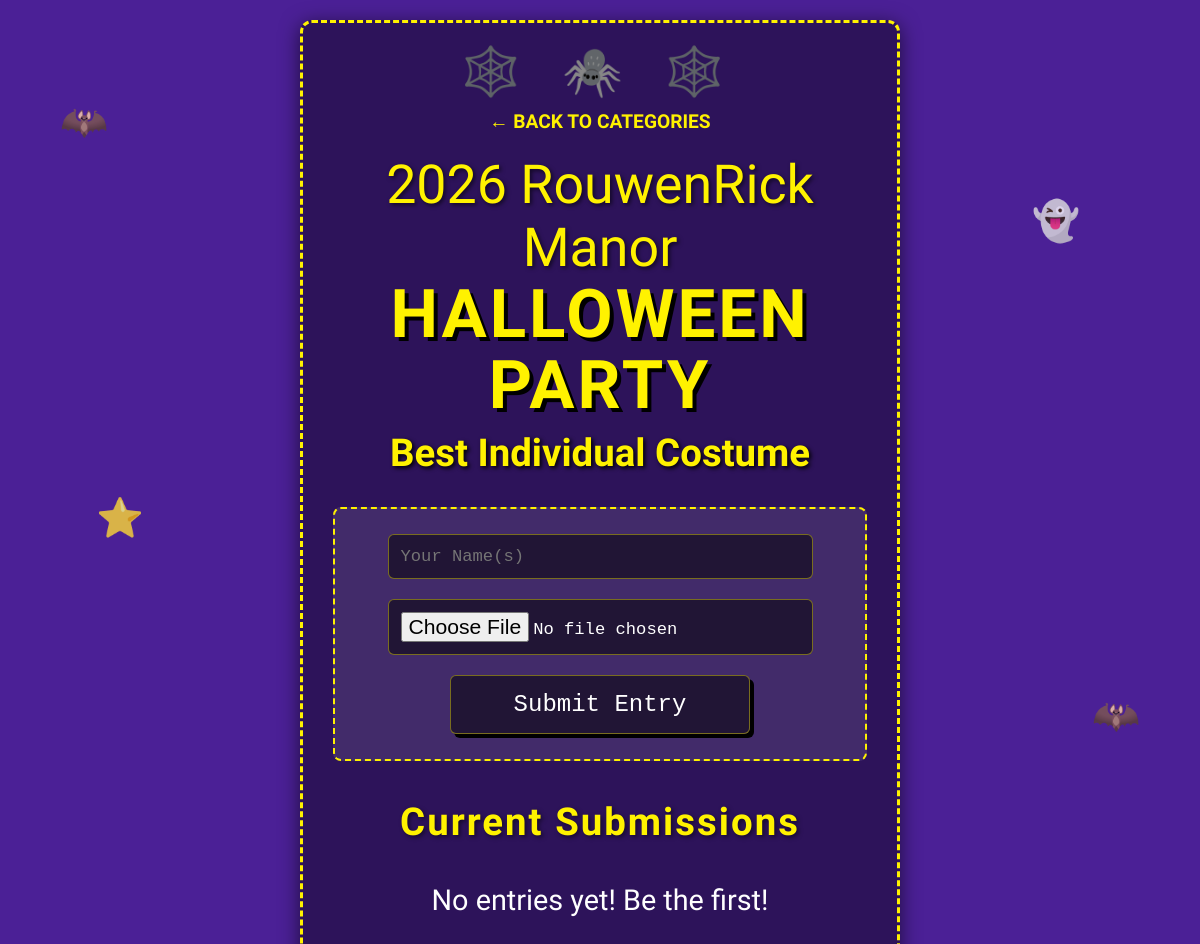
The page /category/individual on the database its author committed.
### tables this page shows
CREATE TABLE state (key TEXT PRIMARY KEY, value TEXT, qr_url TEXT DEFAULT 'http://localhost:5000');

### app/blueprints/main.py (the view, shortened to what this page needs)
@main_bp.route('/category/<slug>', methods=['GET', 'POST'])
def category(slug):
    categories = current_app.config['CATEGORIES']
    if slug not in categories:
        return redirect(url_for('main.index'))
    cat_name = categories[slug]
    submissions_open = are_submissions_open()
    voting_open = is_voting_open()
    reveal_level = get_reveal_level(slug)
    category_voting_allowed = voting_open and (reveal_level == 0)
    voter_uuid = request.cookies.get('voter_uuid')
    conn = get_db()
    entries = conn.execute("SELECT * FROM entries WHERE category=?", (cat_name,)).fetchall()
    already_voted = False
    if voter_uuid:
        already_voted = conn.execute(
            "SELECT 1 FROM votes WHERE voter_uuid=? AND category=?",
            (voter_uuid, cat_name)
        ).fetchone() is not None
    return render_template(
        'category.html',
        slug=slug,
        cat_name=cat_name,
        entries=entries,
        submissions_open=submissions_open,
        category_voting_allowed=category_voting_allowed,
        already_voted=already_voted,
        voter_uuid=voter_uuid
    )

### app/db.py (called while the page is built)
def get_db():
    if 'db' not in g:
        g.db = sqlite3.connect(
            current_app.config['DB_PATH'],
            detect_types=sqlite3.PARSE_DECLTYPES
        )
        g.db.row_factory = sqlite3.Row
    return g.db

### app/utils.py (called while the page is built)
def are_submissions_open():
    conn = get_db()
    try:
        row = conn.execute("SELECT value FROM state WHERE key='submissions_open'").fetchone()
        return row[0] == 'true' if row else False
    except Exception as e:
        logger.error(f"Error checking submissions open status: {e}")
        return False

def is_voting_open():
    conn = get_db()
    try:
        row = conn.execute("SELECT value FROM state WHERE key='voting_open'").fetchone()
        return row[0] == 'true' if row else False
    except Exception as e:
        logger.error(f"Error checking voting open status: {e}")
        return False

def get_reveal_level(slug):
    conn = get_db()
    try:
        row = conn.execute("SELECT value FROM state WHERE key=?", (f"reveal_{slug}",)).fetchone()
        return int(row[0]) if row else 0
    except Exception as e:
        logger.error(f"Error getting reveal level for {slug}: {e}")
        return 0

def get_event_branding() -> dict:
    conn = get_db()
    rows = conn.execute(
        "SELECT key, value FROM state WHERE key IN ('event_year', 'event_location', 'event_title_line1', 'event_title_line2')"
    ).fetchall()
    branding = dict(DEFAULT_BRANDING)
    for r in rows:
        if r['value'] is not None:
            branding[r['key']] = r['value']
    return branding

### app/templates/category.html (shortened to what this page needs)
{% extends 'base.html' %}
{% set show_nav = True %}
{% block content %}
<h2>{{ cat_name }}</h2>
{% if submissions_open %}
    <div class="form-container">
        <form method="post" enctype="multipart/form-data">
            <input type="text" name="name" placeholder="Your Name(s)" required style="font-family: monospace; background: rgba(0, 0, 0, 0.5); color: #fff; border: 1px solid rgba(255, 242, 0, 0.4); border-radius: 6px; outline: none; -webkit-appearance: none;">
            <input type="file" name="photo" accept="image/*" required style="font-family: monospace; background: rgba(0, 0, 0, 0.5); color: #fff; border: 1px solid rgba(255, 242, 0, 0.4); border-radius: 6px; outline: none; -webkit-appearance: none;">
            <input type="submit" class="btn" value="Submit Entry" style="font-family: monospace; background: rgba(0, 0, 0, 0.5); color: #fff; border: 1px solid rgba(255, 242, 0, 0.4); border-radius: 6px; outline: none; -webkit-appearance: none;">
        </form>
    </div>
    <h3 style="font-family: 'Creepster', cursive; font-size: 2em; letter-spacing: 2px;">Current Submissions</h3>
    {% if not entries %}
        <p>No entries yet! Be the first!</p>
    {% endif %}
{% endif %}
{% endblock %}

### app/templates/base.html (shortened to what this page needs)
<!DOCTYPE html>
<html>
<head>
    <link rel="stylesheet" href="{{ url_for('static', filename='css/style.css') }}">
</head>
<body class="{% if is_tv %}tv-mode{% endif %}">
    <div class="decor-float" style="top: 10%; left: 5%;">🦇</div>
    <div class="decor-float" style="top: 20%; right: 10%; animation-delay: 1s;">👻</div>
    <div class="decor-float" style="top: 50%; left: 8%; animation-delay: 2s;">⭐</div>
    <div class="decor-float" style="top: 70%; right: 5%; animation-delay: 0.5s;">🦇</div>
    <div class="container" {% if is_tv %}onclick="var d = document.documentElement; if (d.requestFullscreen) d.requestFullscreen(); else if (d.webkitRequestFullscreen) d.webkitRequestFullscreen();"{% endif %}>
        {% block decor_top %}
            <div class="decor-top" id="tv-decor">🕸️ 🕷️ 🕸️</div>
        {% endblock %}
        {% if show_nav %}
            <a href="{{ url_for('main.index') }}" class="back-link" style="font-family: 'Oregano';">&larr; Back to Categories</a>
        {% endif %}
        <div id="dynamic-header" style="width: 100%;">
            {% block header %}
            <div style="font-family: 'Oregano', cursive; font-size: 2.8em; color: #FFF200; margin-bottom: -10px; text-shadow: 2px 2px 4px rgba(0,0,0,0.6);">
                {{ branding.event_year }} {{ branding.event_location }}
            </div>
            <h1 style="font-size: {% if is_tv %}5.5em{% else %}3.5em{% endif %}; line-height: 1.05; word-break: break-word; margin: 10px 0;">
                {{ branding.event_title_line1 }}{% if branding.event_title_line2 %}<br>{{ branding.event_title_line2 }}{% endif %}
            </h1>
            {% endblock %}
        </div>
        <div id="body-content-wrapper" style="width: 100%; min-width: 0;">
            {% block content %}{% endblock %}
        </div>
    </div>
</body>
</html>

### app/static/css/style.css (style rules this page uses)
body { background-color: #4B2096; color: #FFF200; font-family: 'Oregano', cursive; font-size: 1.2em; margin: 0; padding: 20px; text-align: center; background-image: radial-gradient(circle at top left, transparent 20%, #4B2096 20%, #4B2096 80%, transparent 80%, transparent), radial-gradient(circle at top right, transparent 20%, #4B2096 20%, #4B2096 80%, transparent 80%, transparent); background-size: 100px 100px; position: relative; min-height: 100vh; box-sizing: border-box; }
.decor-top { font-size: 2.5em; margin-top: -10px; margin-bottom: 10px; letter-spacing: 15px; }
.decor-float { position: absolute; font-size: 2em; opacity: 0.8; animation: float 4s ease-in-out infinite; pointer-events: none; }
.container { width: 100%; max-width: 600px; margin: 0 auto; display: block; background-color: rgba(0,0,0,0.4); padding: 30px; border-radius: 12px; box-shadow: 0 4px 20px rgba(0,0,0,0.6); position: relative; z-index: 10; border: 3px dashed #FFF200; box-sizing: border-box; overflow: hidden; }
h1 { font-family: 'Creepster', cursive; margin: 0; letter-spacing: 3px; text-shadow: 4px 4px 0px #000; line-height: 1.1; }
h2 { font-family: 'Creepster', cursive; font-size: 2em; text-shadow: 2px 2px 4px #000; margin-top: 10px; }
h3 { font-size: 1.8em; text-shadow: 2px 2px 4px rgba(0,0,0,0.5); }
p { color: #ffffff; font-size: 1.5em; margin-bottom: 20px; font-family: 'Oregano', cursive; }
.btn { background-color: #FFF200; color: #4B2096; font-family: 'Creepster', cursive; padding: 15px 24px; border: 3px solid #000; border-radius: 8px; font-size: 24px; cursor: pointer; margin: 10px; text-decoration: none; display: inline-block; width: 80%; max-width: 300px; box-shadow: 4px 4px 0px #000; transition: transform 0.1s, box-shadow 0.1s; }
input[type="text"], input[type="file"] { width: 85%; padding: 12px; margin: 10px 0; border-radius: 8px; border: 2px solid #FFF200; background-color: #fff; color: #000; font-family: system-ui, -apple-system, sans-serif; font-size: 1.1em; box-sizing: border-box; }
.back-link { color: #FFF200; text-decoration: none; font-weight: bold; display: block; margin-bottom: 20px; font-family: sans-serif; text-transform: uppercase; }
.form-container { background: rgba(255,255,255,0.1); padding: 15px; border-radius: 8px; margin-bottom: 30px; border: 2px dashed #FFF200; }

### rows shown on the page
state: event_year "2026"
state: event_location "RouwenRick Manor"
state: event_title_line1 "HALLOWEEN"
state: event_title_line2 "PARTY"

### other values the page prints
{{ cat_name }} "Best Individual Costume"
